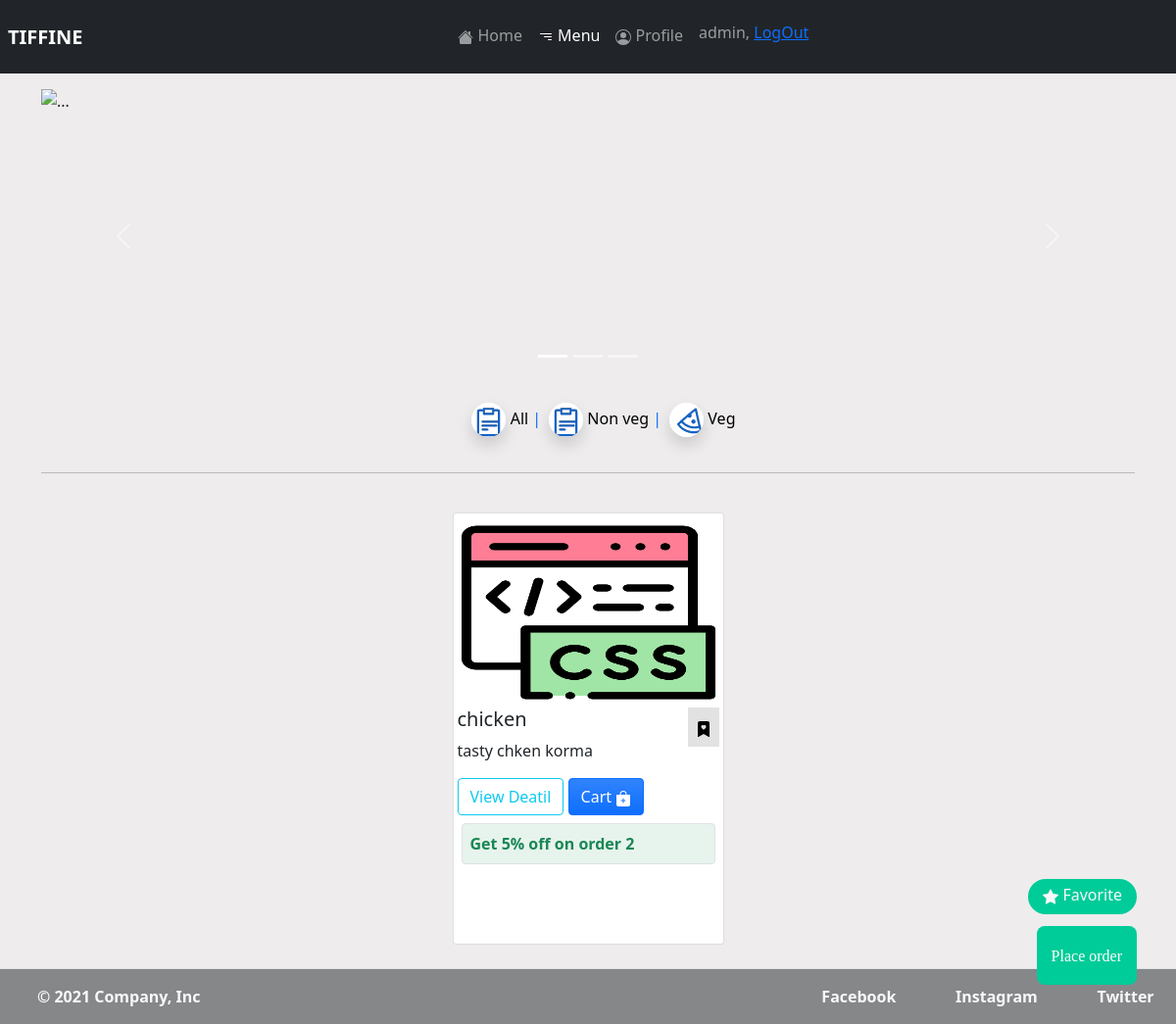
The page /menu/non_veg (signed in) on the database as committed earlier.
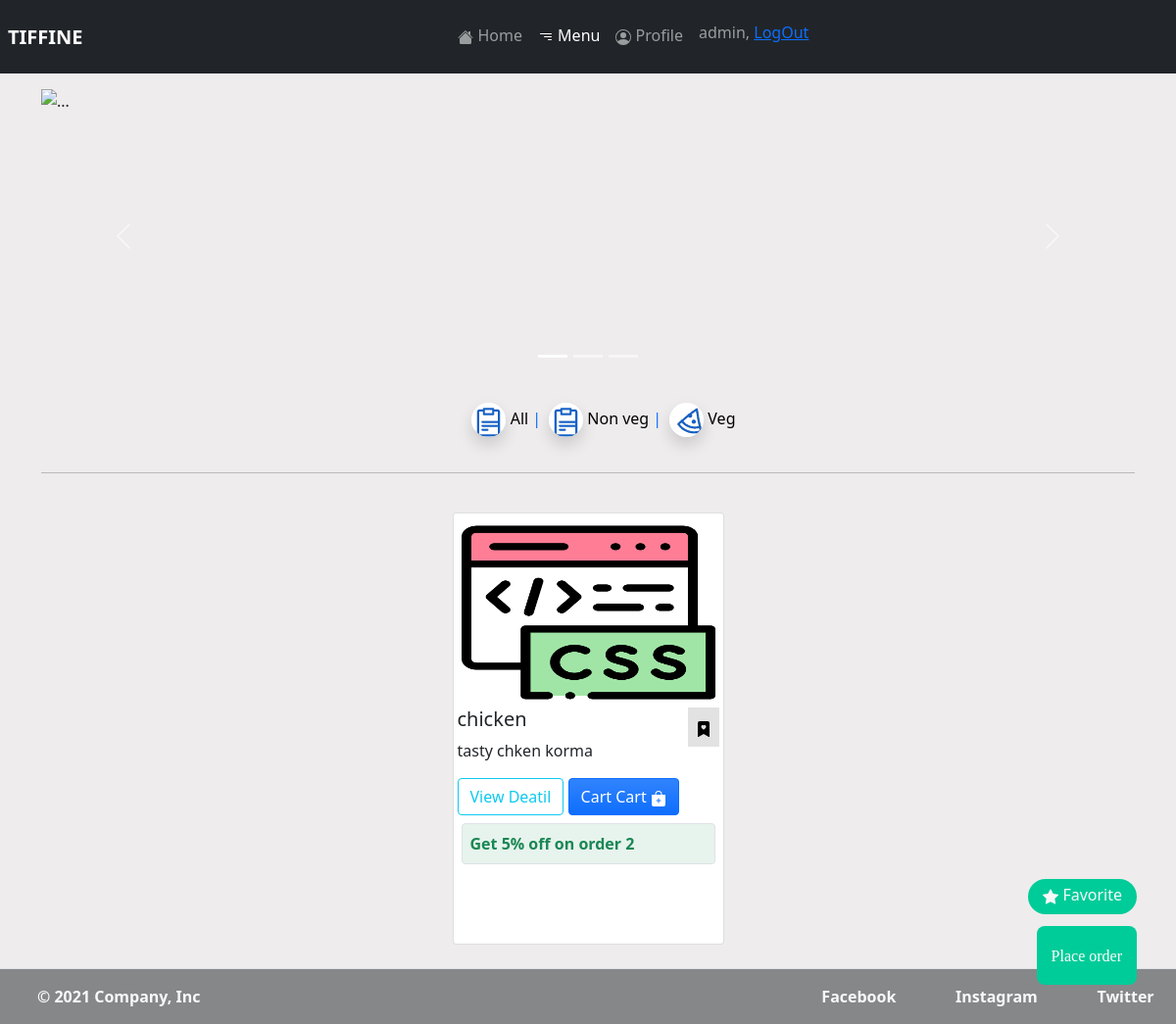
The same page on the database as committed later.
### tiffine_site/models.py (models this page shows, shortened)
class MainDishModel(models.Model):
    name = models.CharField(max_length=100)
    deatil = models.CharField(max_length=255)
    price = models.FloatField()
    discounted = models.FloatField()
    availablity = models.BooleanField(default=True)
    image = models.ImageField(upload_to='pictures')
    ingredients = models.CharField(max_length=255)
    type_of = models.CharField(choices=type_of, max_length=10, blank=True)

class AddToFevorate(models.Model):
    user = models.ForeignKey(
        User, related_name='user_fevorate', blank=True, null=True, on_delete=models.CASCADE)
    dish_name = models.ForeignKey(
        MainDishModel, related_name='dish_name', blank=True, null=True, on_delete=models.CASCADE)
    is_fav = models.BooleanField(default=False)

class Cart(models.Model):
    user = models.ForeignKey(User, on_delete=models.CASCADE)
    item = models.ForeignKey(MainDishModel, on_delete=models.CASCADE)
    quantity = models.PositiveIntegerField(blank=True, default=1)

### tiffine_site/views.py (the view, shortened to what this page needs)
# urls.py: path('menu/', MenuView.as_view(), name='menu'),
class MenuView(View):
    def get(self, request, slug=None, *args, **kwargs):
        if request.user.is_authenticated:
            favorite = AddToFevorate.objects.filter(user=request.user)
            is_cart = Cart.objects.filter(user=request.user)
            if slug == 'veg':
                menu_model = MainDishModel.objects.filter(type_of='veg')
            elif slug == 'non_veg':
                menu_model = MainDishModel.objects.filter(type_of='non_veg')
            elif slug == 'all':
                menu_model = MainDishModel.objects.all()
            else:
                menu_model = MainDishModel.objects.all()
            template = 'menu.html'
            context = {
                'menu_model': menu_model,
                'fav': favorite,
                'is_cart': is_cart
            }
            return render(request, template_name=template, context=context)

### tiffine_site/templates/menu.html (shortened to what the changed rows need)
{% extends 'base.html' %}
{% block content %}
{% load static %}
<link rel="stylesheet" href="{% static 'css/menu_.css' %}" />
<div class="container " >
    <div class="d-flex justify-content-center row p-3">
      {% for items in menu_model %}
      <div class="col-sm-12 col-md-3 m-2 float-left card float-x mb-2 p-1 ">
        <img src="{{items.image.url}}" class="img-thumbnail border-0" style="width:auto;height:45%" alt="..." />
        <div class="card-" style="height: fit-content;">
          <h5 class="card-title">
            {{ items.name }}
            {% if  user.is_authenticated %}
            <a class="float-end" id="fav{{items.id}}">
              <div class="border-fav p-2">
                <svg
                  id="fav-icon{{items.id}}"
                  xmlns="http://www.w3.org/2000/svg"
                  width="16"
                      {% for favotive in fav %}
                        {% if favotive.dish_name.id == items.id %}
                          fill="red"
                        {% endif %}
                        fir=""
                      {% endfor %}
                  height="16"
                  class="bi bi-bookmark-heart-fill"
                  viewBox="0 0 16 16">
                  <path
                    d="M2 15.5a.5.5 0 0 0 .74.439L8 13.069l5.26 2.87A.5.5 0 0 0 14 15.5V2a2 2 0 0 0-2-2H4a2 2 0 0 0-2 2v13.5zM8 4.41c1.387-1.425 4.854 1.07 0 4.277C3.146 5.48 6.613 2.986 8 4.412z"
                  />
                </svg>
              </div>
            </a>
            {% endif %}
          </h5>
          <p class="card-text">{{items.deatil}}</p>
          <a href="{% url 'deatail-view' items.id %}" class="btn btn-outline-info bg-gradient"
            >View Deatil</a>
            {% if user.is_authenticated %}
            <button data="hello" class="btn btn-primary bg-gradient" id='add-dabba{{items.id}}'>
              {% for cart in is_cart %}
                {% if cart.item.id == items.id %}
                  Added
                {% else %}
                  Cart
                {% endif %}
              {% endfor %}
              </button>
              {% endif %}
              <div class="mt-1 p-1">
                <div class="border rounded p-2 bg-success bg-opacity-10">
                  <p class="text-success m-0 "><strong>Get 5% off on order 2</strong></p>
                </div>
              </div>
        </div>
      </div>
      {% empty %}
      <div class="alert alert-primary" role="alert">
        Don't have any favorite item marked !
      </div>
      {% endfor %}
    </div>
</div>
{% endblock %}

Rows that differ between the two databases and show on the page:
added Cart: shows "Cart"
